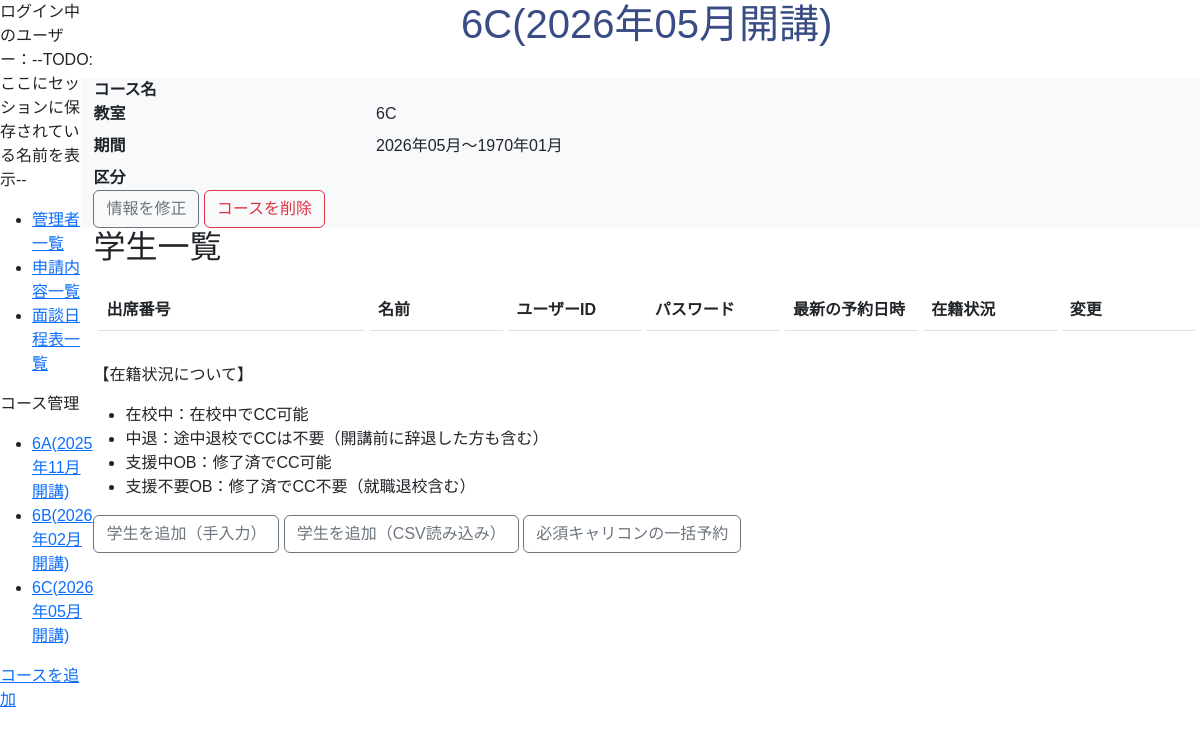
The page /admin/student.php on the database its author committed.
### tables this page shows
CREATE TABLE `m_courses` (
  `id` int(11) NOT NULL,
  `name` varchar(255) NOT NULL,
  `start_date` date NOT NULL,
  `end_date` date NOT NULL,
  `course_type` int(11) NOT NULL,
  `classroom_id` int(11) NOT NULL,
  `is_deleted` tinyint(1) NOT NULL DEFAULT 0,
  `created_at` datetime NOT NULL DEFAULT current_timestamp(),
  `updated_at` datetime NOT NULL DEFAULT current_timestamp() ON UPDATE current_timestamp()
);

CREATE TABLE `m_classrooms` (
  `id` int(11) NOT NULL,
  `name` varchar(255) NOT NULL,
  `created_at` datetime NOT NULL DEFAULT current_timestamp(),
  `updated_at` datetime NOT NULL DEFAULT current_timestamp() ON UPDATE current_timestamp()
);

### includes/functions.php (called while the page is built, shortened)
<?php
function db_connect()
{
    try {
        $dsn = 'mysql:dbname=' . DB_NAME . ';host=' . DB_HOST . ';charset=utf8mb4';
        $db = new PDO($dsn, DB_USER, DB_PASS);
        $db->setAttribute(PDO::ATTR_ERRMODE, PDO::ERRMODE_EXCEPTION);
        $db->setAttribute(PDO::ATTR_EMULATE_PREPARES, false);
        $db->setAttribute(PDO::ATTR_DEFAULT_FETCH_MODE, PDO::FETCH_ASSOC);
        return $db;
    } catch (PDOException $e) {
        exit('DB接続エラー: ' . $e->getMessage());
    }
}
function h($string)
{
    if (is_null($string)) {
        return '';
    }
    return htmlspecialchars($string, ENT_QUOTES, 'UTF-8');
}
function format_date($datetime, $type)
{
    $format_types = [
        1 => 'Y年m月d日 H:i:s',
        2 => 'Y年m月',
        3 => 'm月d日',
    ];
    return date($format_types[$type], strtotime($datetime));
}
function get_course_types_list()
{
    $course_types = array();
    try {
        $db = db_connect();
        $sql = 'SELECT * FROM m_course_types';
        $stmt = $db->prepare($sql);
        $stmt->execute();
        $result = $stmt->fetchAll(PDO::FETCH_ASSOC);
        foreach ($result as $row) {
            $course_types[$row['id']] = $row['name'];
        }
        return $course_types;
    } catch (PDOException $e) {
        exit('エラー: ' . $e->getMessage());
    }
}

### admin/student.php (the view, shortened to what this page needs)
<?php
require_once __DIR__ . '/../includes/functions.php';
$db = db_connect();
$courses_id = htmlspecialchars($_GET['courses_id']);
try {
    $sql = 'SELECT * FROM m_courses WHERE m_courses.id  = :courses_id AND m_courses.is_deleted = 0';
    $stmt = $db->prepare($sql);
    $stmt->bindParam(':courses_id', $courses_id, PDO::PARAM_INT);
    $stmt->execute();
    $result = $stmt->fetch(PDO::FETCH_ASSOC);
} catch (PDOException $e) {
    exit('エラー:' . $e->getMessage());
}
$type = get_course_types_list();
?>
<!DOCTYPE html>
<html lang="ja">
<head>
    <link href="https://cdn.jsdelivr.net/npm/bootstrap@5.3.0/dist/css/bootstrap.min.css" rel="stylesheet">
    <link rel="stylesheet" href="../css/style.css">
</head>
<body class="admin-wrapper">
    <?php
    require dirname(__FILE__) . '/sidebar.php';
    ?>
    <section class="admin-main-wrapper">
        <h1><?php echo h($course['classroom_name']) ?>(<?php echo h(format_date($course['start_date'], 2)) ?>開講)</h1>
        <form class="row card-body bg-light" action="./course_del_do.php" method="post" onsubmit="return confirm('このコースを削除してよろしいですか？')">
            <dt class="col-sm-3">コース名</dt>
            <dd class="col-sm-9"><?php echo h($result['name']) ?></dd>
            <dt class="col-sm-3">教室</dt>
            <dd class="col-sm-9"><?php echo h($course['classroom_name']) ?></dd>
            <dt class="col-sm-3">期間</dt>
            <dd class="col-sm-9"><?php echo h(format_date($course['start_date'], 2)) ?>～<?php echo h(format_date($result['end_date'], 2)) ?></dd>
            <dt class="col-sm-3">区分</dt>
            <dd class="col-sm-9"><?php echo h($type[$result['course_type']]) ?></dd>
            <div>
                <a href="./course_edit.php?courses_id=<?php echo h($result['id']) ?>" class="btn btn-outline-secondary  d-inline-block">情報を修正</a>
                <input type="submit" class="btn btn-outline-danger d-inline-block" value="コースを削除">
            </div>
        </form>
        <h2>学生一覧</h2>
        <table class="table table-hover">
            <thead>
                <tr>
                    <th scope="col">出席番号</th>
                    <th scope="col">名前</th>
                    <th scope="col">ユーザーID</th>
                    <th scope="col">パスワード</th>
                    <th scope="col">最新の予約日時</th>
                    <th scope="col">在籍状況</th>
                    <th scope="col">変更</th>
                </tr>
            </thead>
        </table>
        <p>【在籍状況について】</p>
        <ul>
            <li>在校中：在校中でCC可能</li>
            <li>中退：途中退校でCCは不要（開講前に辞退した方も含む）</li>
            <li>支援中OB：修了済でCC可能</li>
            <li>支援不要OB：修了済でCC不要（就職退校含む）</li>
        </ul>
        <a href="./student_add.php" class="btn btn-outline-secondary  d-inline-block">学生を追加（手入力）</a>
        <button id="student_add" class="btn btn-outline-secondary  d-inline-block">学生を追加（CSV読み込み）</button>
        <a href="./required_add.php" class="btn btn-outline-secondary  d-inline-block">必須キャリコンの一括予約</a>
    </section>
</body>
</html>

### admin/sidebar.php
<?php
$sql = "SELECT m_courses.id as courses_id,m_courses.name as courses_name, start_date,m_classrooms.name as classroom_name FROM m_courses INNER JOIN m_classrooms ON m_courses.classroom_id = m_classrooms.id  ORDER BY start_date ASC";
$stmt = $db->prepare($sql);
$stmt->execute();
$course_list = $stmt->fetchAll(PDO::FETCH_ASSOC);
?>
<aside class="admin-sidebar-wrapper">
    <p>ログイン中のユーザー：--TODO:ここにセッションに保存されている名前を表示--</p>
    <nav>
        <ul>
            <li><a href="staff.php">管理者一覧</a></li>
            <li><a href="index.php">申請内容一覧</a></li>
            <li><a href="schedule.php">面談日程表一覧</a></li>
        </ul>
        <div id="course">
            <p>コース管理</p>
            <ul>
                <?php
                foreach ($course_list as $course):
                ?>
                    <li><a href="student.php?courses_id=<?php echo h($course['courses_id']) ?>"><?php echo h($course['classroom_name']) ?>(<?php echo h(format_date($course['start_date'], 2)) ?>開講)</a></li>
                <?php endforeach; ?>
            </ul>
            <a href="course_add.php">コースを追加</a>
        </div>
    </nav>
</aside>

### css/style.css (style rules this page uses)
.admin-wrapper { display: flex; }
.admin-sidebar-wrapper { width: 30%; }
body { font-family: 'LINE Seed JP', sans-serif; }
table { border-collapse: separate; border-spacing: 5px 16px; table-layout: fixed; width: 100%; }
table td, table th { padding: 1.0rem 0.6rem; }
th:first-child, td:first-child { width: 25%; }
h1 { text-align: center; color: #394C84; margin-bottom: 30px; }
.btn { display: flex; align-items: center; margin-left: auto; }

### rows shown on the page
m_courses: classroom.name "6A", start_date "2025年11月"
m_courses: classroom.name "6B", start_date "2026年02月"
m_courses: classroom.name "6C", start_date "2026年05月"
m_classrooms: name "6C"

### other values the page prints
format_date($result['end_date'], 2) "1970年01月"
